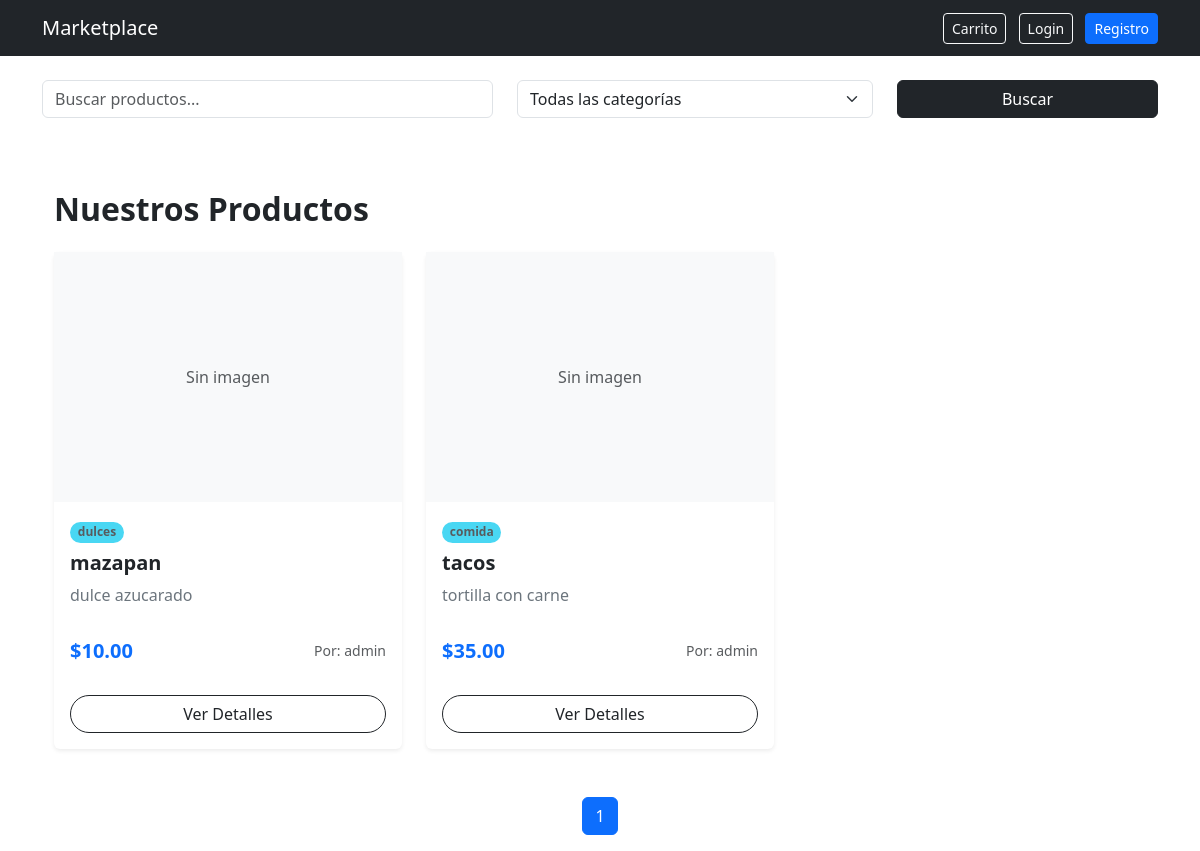
/, run on an earlier commit of the app's database.
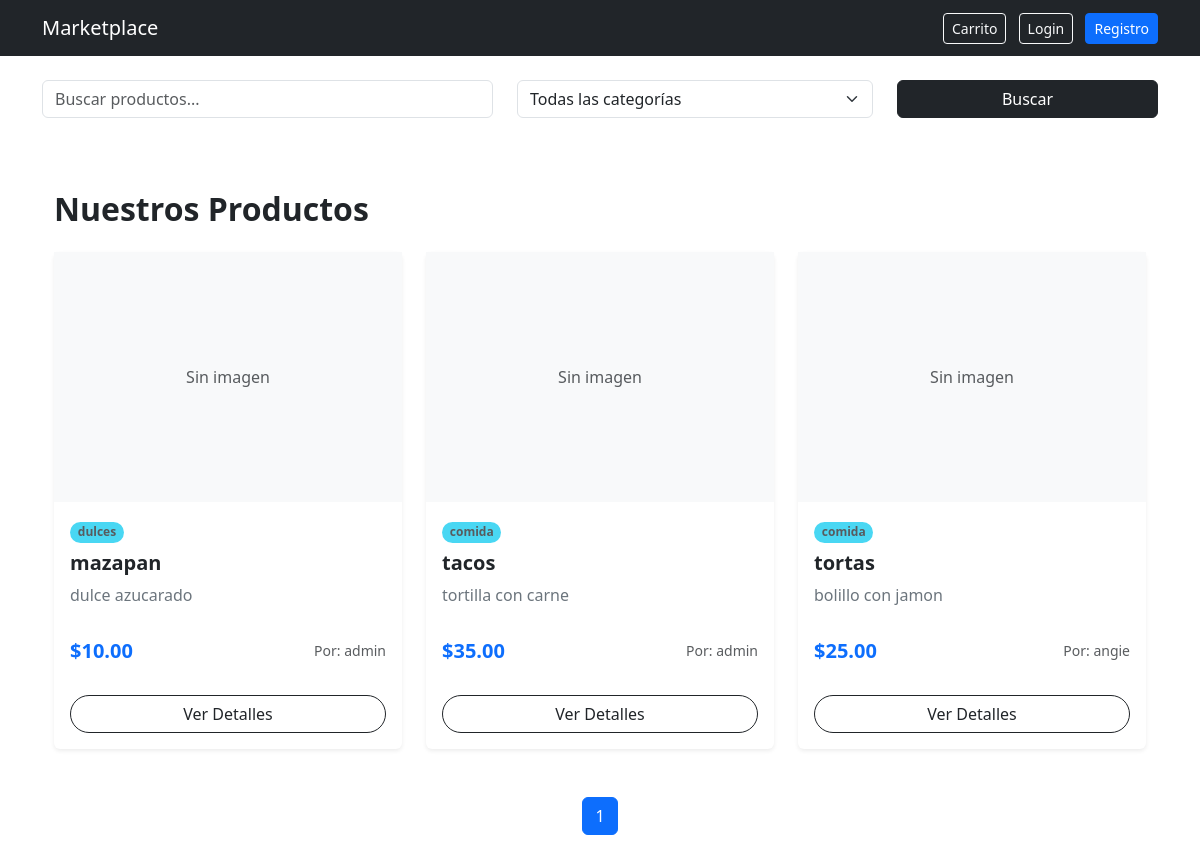
And on a later commit of the database.
### store/models.py (models this page shows, shortened)
class Product(models.Model):
    id = models.UUIDField(primary_key=True, default=uuid.uuid4, editable=False)
    name = models.CharField(max_length=150)
    description = models.TextField()
    image = models.ImageField(upload_to='upload/', blank=True, null=True)
    price = models.DecimalField(max_digits=10, decimal_places=2)
    stock = models.PositiveIntegerField(default=0)
    owner = models.ForeignKey(
        User,
        on_delete=models.CASCADE,
        related_name='products'
    )  # 1:N
    categories = models.ManyToManyField(
        Category,
        related_name='products'
    )  # N:M
    created_at = models.DateTimeField(auto_now_add=True)

class Category(models.Model):
    id = models.UUIDField(primary_key=True, default=uuid.uuid4, editable=False)
    name = models.CharField(max_length=100)
    description = models.TextField(blank=True)

class User(AbstractUser):
    id = models.UUIDField(primary_key=True, default=uuid.uuid4, editable=False)
    is_seller = models.BooleanField(default=False)

### store/views.py (the view)
# urls.py: 2. Add a URL to urlpatterns:  path('', views.home, name='home')
def home(request):
    query = request.GET.get('q')
    category_id = request.GET.get('category')
    products = Product.objects.select_related(
        'owner'
    ).prefetch_related(
        'categories'
    ).all()
    if query:
        products = products.filter(
            Q(name__icontains=query) |
            Q(description__icontains=query)
        )
    if category_id:
        products = products.filter(
            categories__id=category_id
        )
    paginator = Paginator(products, 6)
    page_number = request.GET.get('page')
    page_obj = paginator.get_page(page_number)
    categories = Category.objects.all()
    return render(request, 'store/home.html', {
        'page_obj': page_obj,
        'categories': categories
    })

### store/templates/store/home.html (shortened to what this page needs)
{% extends 'store/base.html' %}
{% block content %}
<form method="GET" class="row mb-4">
    <div class="col-md-5">
        <input type="text"
               name="q"
               class="form-control"
               placeholder="Buscar productos...">
    </div>
    <div class="col-md-4">
        <select name="category"
                class="form-select">
            <option value="">Todas las categorías</option>
        </select>
    </div>
    <div class="col-md-3">
        <button class="btn btn-dark w-100">
            Buscar
        </button>
    </div>
</form>
<div class="container py-5">
    <h2 class="mb-4 fw-bold text-dark">Nuestros Productos</h2>
    <div class="row row-cols-1 row-cols-md-2 row-cols-lg-3 g-4">
        {% for product in page_obj %}
        <div class="col">
            <div class="card h-100 border-0 shadow-sm transition-hover">
                {% if product.image %}
                    <img src="{{ product.image.url }}" class="card-img-top object-fit-cover" alt="{{ product.name }}" style="height: 250px;">
                {% else %}
                    <div class="bg-light d-flex align-items-center justify-content-center" style="height: 250px;">
                        <span class="text-muted">Sin imagen</span>
                    </div>
                {% endif %}
                <div class="card-body d-flex flex-column">
                    <div class="mb-2">
                        {% for cat in product.categories.all %}
                            <span class="badge rounded-pill bg-info text-dark opacity-75 small">{{ cat.name }}</span>
                        {% endfor %}
                    </div>
                    <h5 class="card-title fw-semibold">{{ product.name }}</h5>
                    <p class="card-text text-secondary flex-grow-1">
                        {{ product.description|truncatechars:100 }}
                    </p>
                    <div class="d-flex justify-content-between align-items-center mt-3">
                        <span class="h5 mb-0 fw-bold text-primary">${{ product.price }}</span>
                        <small class="text-muted">Por: {{ product.owner.username }}</small>
                    </div>
                </div>
                <div class="card-footer bg-transparent border-top-0 pb-3">
                    <div class="d-grid pt-2">
                        <a href="#" class="btn btn-outline-dark rounded-pill">Ver Detalles</a>
                    </div>
                </div>
            </div>
        </div>
        {% empty %}
        <div class="col-12 text-center py-5">
            <p class="lead text-muted">No hay productos disponibles en este momento.</p>
        </div>
        {% endfor %}
    </div>
</div>
<nav>
<ul class="pagination justify-content-center">
    <li class="page-item active">
        <span class="page-link">
            {{ page_obj.number }}
        </span>
    </li>
</ul>
</nav>
{% endblock %}

What changed in the data, as far as the page shows it:
added Product: shows "Sin imagen", name "tortas", description "bolillo con jamon", price "25.00", owner.username "angie", Category (name "comida")
